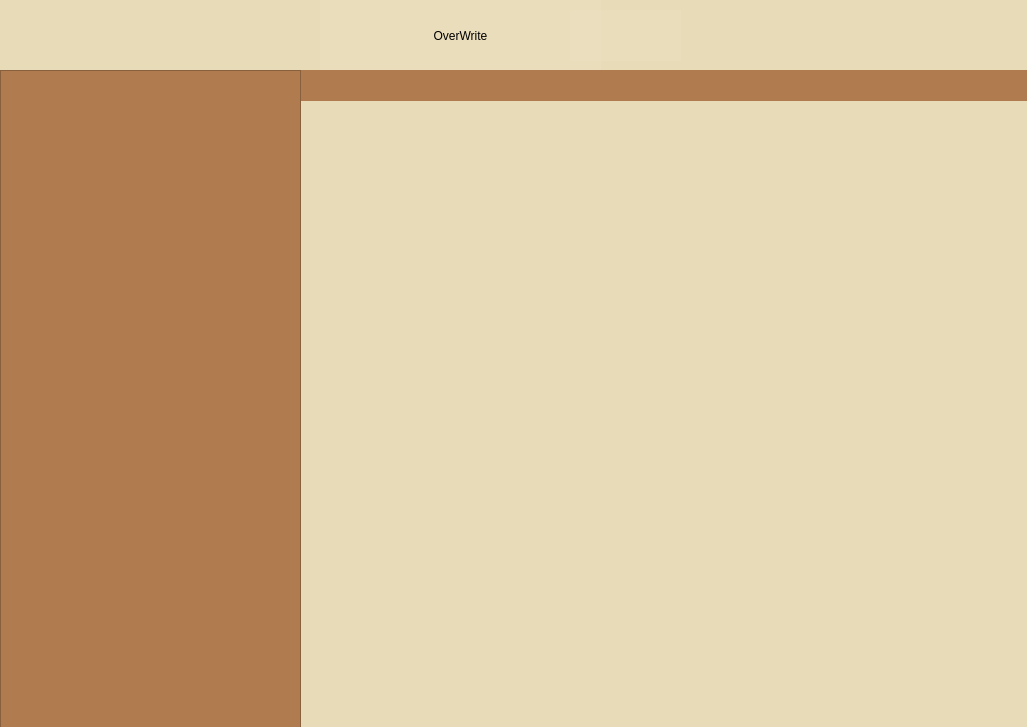
<?xml version="1.0" encoding="UTF-8"?>
<ui version="4.0">
 <class>THEDIARY</class>
 <widget class="QDialog" name="THEDIARY">
  <property name="geometry">
   <rect>
    <x>0</x>
    <y>0</y>
    <width>1027</width>
    <height>727</height>
   </rect>
  </property>
  <property name="windowTitle">
   <string>Dialog</string>
  </property>
  <property name="styleSheet">
   <string notr="true">background-color:rgb(232, 220, 184);</string>
  </property>
  <widget class="QLabel" name="label_5">
   <property name="geometry">
    <rect>
     <x>320</x>
     <y>0</y>
     <width>281</width>
     <height>71</height>
    </rect>
   </property>
   <property name="styleSheet">
    <string notr="true">
font: 36pt &quot;Romantic&quot;;
color: rgb(0, 0, 0);
background-color: rgba(255, 255, 255, 10);</string>
   </property>
   <property name="text">
    <string>OverWrite</string>
   </property>
   <property name="alignment">
    <set>Qt::AlignCenter</set>
   </property>
  </widget>
  <widget class="QLabel" name="label">
   <property name="geometry">
    <rect>
     <x>290</x>
     <y>70</y>
     <width>751</width>
     <height>31</height>
    </rect>
   </property>
   <property name="styleSheet">
    <string notr="true">background-color:#B07C4F</string>
   </property>
   <property name="text">
    <string/>
   </property>
  </widget>
  <widget class="QListView" name="listView">
   <property name="geometry">
    <rect>
     <x>0</x>
     <y>70</y>
     <width>301</width>
     <height>661</height>
    </rect>
   </property>
   <property name="styleSheet">
    <string notr="true">background-color:#B07C4F</string>
   </property>
  </widget>
  <widget class="QLabel" name="label_2">
   <property name="geometry">
    <rect>
     <x>570</x>
     <y>10</y>
     <width>111</width>
     <height>51</height>
    </rect>
   </property>
   <property name="styleSheet">
    <string notr="true">image:url(:/backgrounds/2293866.png);
background-color: rgba(255, 255, 255, 10);</string>
   </property>
   <property name="text">
    <string/>
   </property>
  </widget>
 </widget>
 <resources/>
 <connections/>
</ui>
